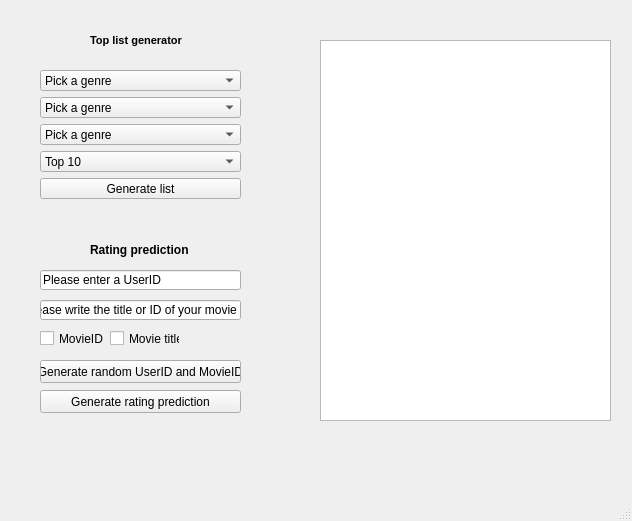
<?xml version="1.0" encoding="UTF-8"?>
<ui version="4.0">
 <class>MainWindow</class>
 <widget class="QMainWindow" name="MainWindow">
  <property name="geometry">
   <rect>
    <x>0</x>
    <y>0</y>
    <width>632</width>
    <height>521</height>
   </rect>
  </property>
  <property name="windowTitle">
   <string>Movie lens</string>
  </property>
  <widget class="QWidget" name="centralwidget">
   <widget class="QTextBrowser" name="textBrowser">
    <property name="geometry">
     <rect>
      <x>320</x>
      <y>40</y>
      <width>291</width>
      <height>381</height>
     </rect>
    </property>
   </widget>
   <widget class="QWidget" name="gridLayoutWidget">
    <property name="geometry">
     <rect>
      <x>40</x>
      <y>70</y>
      <width>201</width>
      <height>129</height>
     </rect>
    </property>
    <layout class="QGridLayout" name="gridLayout">
     <item row="3" column="0">
      <widget class="QComboBox" name="comboBox_2">
       <item>
        <property name="text">
         <string>Pick a genre</string>
        </property>
       </item>
       <item>
        <property name="text">
         <string>Action</string>
        </property>
       </item>
       <item>
        <property name="text">
         <string>Adventure</string>
        </property>
       </item>
       <item>
        <property name="text">
         <string>Animation</string>
        </property>
       </item>
       <item>
        <property name="text">
         <string>Children's</string>
        </property>
       </item>
       <item>
        <property name="text">
         <string>Comedy</string>
        </property>
       </item>
       <item>
        <property name="text">
         <string>Crime</string>
        </property>
       </item>
       <item>
        <property name="text">
         <string>Documentary</string>
        </property>
       </item>
       <item>
        <property name="text">
         <string>Drama</string>
        </property>
       </item>
       <item>
        <property name="text">
         <string>Fantasy</string>
        </property>
       </item>
       <item>
        <property name="text">
         <string>Film-Noir</string>
        </property>
       </item>
       <item>
        <property name="text">
         <string>Horror</string>
        </property>
       </item>
       <item>
        <property name="text">
         <string>Musical</string>
        </property>
       </item>
       <item>
        <property name="text">
         <string>Mystery</string>
        </property>
       </item>
       <item>
        <property name="text">
         <string>Romance</string>
        </property>
       </item>
       <item>
        <property name="text">
         <string>Sci-fi</string>
        </property>
       </item>
       <item>
        <property name="text">
         <string>Thriller</string>
        </property>
       </item>
       <item>
        <property name="text">
         <string>War</string>
        </property>
       </item>
       <item>
        <property name="text">
         <string>Western</string>
        </property>
       </item>
      </widget>
     </item>
     <item row="2" column="0">
      <widget class="QComboBox" name="comboBox_1">
       <item>
        <property name="text">
         <string>Pick a genre</string>
        </property>
       </item>
       <item>
        <property name="text">
         <string>Action</string>
        </property>
       </item>
       <item>
        <property name="text">
         <string>Adventure</string>
        </property>
       </item>
       <item>
        <property name="text">
         <string>Animation</string>
        </property>
       </item>
       <item>
        <property name="text">
         <string>Children's</string>
        </property>
       </item>
       <item>
        <property name="text">
         <string>Comedy</string>
        </property>
       </item>
       <item>
        <property name="text">
         <string>Crime</string>
        </property>
       </item>
       <item>
        <property name="text">
         <string>Documentary</string>
        </property>
       </item>
       <item>
        <property name="text">
         <string>Drama</string>
        </property>
       </item>
       <item>
        <property name="text">
         <string>Fantasy</string>
        </property>
       </item>
       <item>
        <property name="text">
         <string>Film-Noir</string>
        </property>
       </item>
       <item>
        <property name="text">
         <string>Horror</string>
        </property>
       </item>
       <item>
        <property name="text">
         <string>Musical</string>
        </property>
       </item>
       <item>
        <property name="text">
         <string>Mystery</string>
        </property>
       </item>
       <item>
        <property name="text">
         <string>Romance</string>
        </property>
       </item>
       <item>
        <property name="text">
         <string>Sci-fi</string>
        </property>
       </item>
       <item>
        <property name="text">
         <string>Thriller</string>
        </property>
       </item>
       <item>
        <property name="text">
         <string>War</string>
        </property>
       </item>
       <item>
        <property name="text">
         <string>Western</string>
        </property>
       </item>
      </widget>
     </item>
     <item row="4" column="0">
      <widget class="QComboBox" name="comboBox_3">
       <item>
        <property name="text">
         <string>Pick a genre</string>
        </property>
       </item>
       <item>
        <property name="text">
         <string>Action</string>
        </property>
       </item>
       <item>
        <property name="text">
         <string>Adventure</string>
        </property>
       </item>
       <item>
        <property name="text">
         <string>Animation</string>
        </property>
       </item>
       <item>
        <property name="text">
         <string>Children's</string>
        </property>
       </item>
       <item>
        <property name="text">
         <string>Comedy</string>
        </property>
       </item>
       <item>
        <property name="text">
         <string>Crime</string>
        </property>
       </item>
       <item>
        <property name="text">
         <string>Documentary</string>
        </property>
       </item>
       <item>
        <property name="text">
         <string>Drama</string>
        </property>
       </item>
       <item>
        <property name="text">
         <string>Fantasy</string>
        </property>
       </item>
       <item>
        <property name="text">
         <string>Film-Noir</string>
        </property>
       </item>
       <item>
        <property name="text">
         <string>Horror</string>
        </property>
       </item>
       <item>
        <property name="text">
         <string>Musical</string>
        </property>
       </item>
       <item>
        <property name="text">
         <string>Mystery</string>
        </property>
       </item>
       <item>
        <property name="text">
         <string>Romance</string>
        </property>
       </item>
       <item>
        <property name="text">
         <string>Sci-fi</string>
        </property>
       </item>
       <item>
        <property name="text">
         <string>Thriller</string>
        </property>
       </item>
       <item>
        <property name="text">
         <string>War</string>
        </property>
       </item>
       <item>
        <property name="text">
         <string>Western</string>
        </property>
       </item>
      </widget>
     </item>
     <item row="6" column="0">
      <widget class="QPushButton" name="genTop10">
       <property name="text">
        <string>Generate list</string>
       </property>
      </widget>
     </item>
     <item row="5" column="0">
      <widget class="QComboBox" name="comboBox_4">
       <item>
        <property name="text">
         <string>Top 10</string>
        </property>
       </item>
       <item>
        <property name="text">
         <string>Top 20</string>
        </property>
       </item>
       <item>
        <property name="text">
         <string>Top 30</string>
        </property>
       </item>
       <item>
        <property name="text">
         <string>Top 50</string>
        </property>
       </item>
       <item>
        <property name="text">
         <string>Top 75</string>
        </property>
       </item>
       <item>
        <property name="text">
         <string>Top 100</string>
        </property>
       </item>
       <item>
        <property name="text">
         <string>Top 150</string>
        </property>
       </item>
       <item>
        <property name="text">
         <string>Top 200</string>
        </property>
       </item>
       <item>
        <property name="text">
         <string>Top 250</string>
        </property>
       </item>
      </widget>
     </item>
    </layout>
   </widget>
   <widget class="QLabel" name="label">
    <property name="geometry">
     <rect>
      <x>90</x>
      <y>30</y>
      <width>131</width>
      <height>20</height>
     </rect>
    </property>
    <property name="font">
     <font>
      <pointsize>8</pointsize>
      <weight>75</weight>
      <bold>true</bold>
     </font>
    </property>
    <property name="text">
     <string>Top list generator</string>
    </property>
   </widget>
   <widget class="QLineEdit" name="lineEdit">
    <property name="geometry">
     <rect>
      <x>40</x>
      <y>270</y>
      <width>201</width>
      <height>20</height>
     </rect>
    </property>
    <property name="text">
     <string>Please enter a UserID</string>
    </property>
   </widget>
   <widget class="QLineEdit" name="lineEdit_2">
    <property name="geometry">
     <rect>
      <x>40</x>
      <y>300</y>
      <width>201</width>
      <height>20</height>
     </rect>
    </property>
    <property name="text">
     <string>Please write the title or ID of your movie</string>
    </property>
   </widget>
   <widget class="QPushButton" name="pushButton">
    <property name="geometry">
     <rect>
      <x>40</x>
      <y>390</y>
      <width>201</width>
      <height>23</height>
     </rect>
    </property>
    <property name="text">
     <string>Generate rating prediction</string>
    </property>
   </widget>
   <widget class="QPushButton" name="pushButton_2">
    <property name="geometry">
     <rect>
      <x>40</x>
      <y>360</y>
      <width>201</width>
      <height>23</height>
     </rect>
    </property>
    <property name="text">
     <string>Generate random UserID and MovieID</string>
    </property>
   </widget>
   <widget class="QCheckBox" name="checkBox">
    <property name="geometry">
     <rect>
      <x>40</x>
      <y>330</y>
      <width>70</width>
      <height>17</height>
     </rect>
    </property>
    <property name="text">
     <string>MovieID</string>
    </property>
   </widget>
   <widget class="QCheckBox" name="checkBox_2">
    <property name="geometry">
     <rect>
      <x>110</x>
      <y>330</y>
      <width>70</width>
      <height>17</height>
     </rect>
    </property>
    <property name="text">
     <string>Movie title</string>
    </property>
   </widget>
   <widget class="QWidget" name="horizontalLayoutWidget">
    <property name="geometry">
     <rect>
      <x>80</x>
      <y>30</y>
      <width>121</width>
      <height>21</height>
     </rect>
    </property>
    <layout class="QHBoxLayout" name="horizontalLayout"/>
   </widget>
   <widget class="QLabel" name="label_2">
    <property name="geometry">
     <rect>
      <x>90</x>
      <y>240</y>
      <width>101</width>
      <height>20</height>
     </rect>
    </property>
    <property name="font">
     <font>
      <weight>75</weight>
      <italic>false</italic>
      <bold>true</bold>
     </font>
    </property>
    <property name="text">
     <string>Rating prediction</string>
    </property>
   </widget>
  </widget>
  <widget class="QMenuBar" name="menubar">
   <property name="geometry">
    <rect>
     <x>0</x>
     <y>0</y>
     <width>632</width>
     <height>21</height>
    </rect>
   </property>
  </widget>
  <widget class="QStatusBar" name="statusbar"/>
 </widget>
 <resources/>
 <connections/>
</ui>
